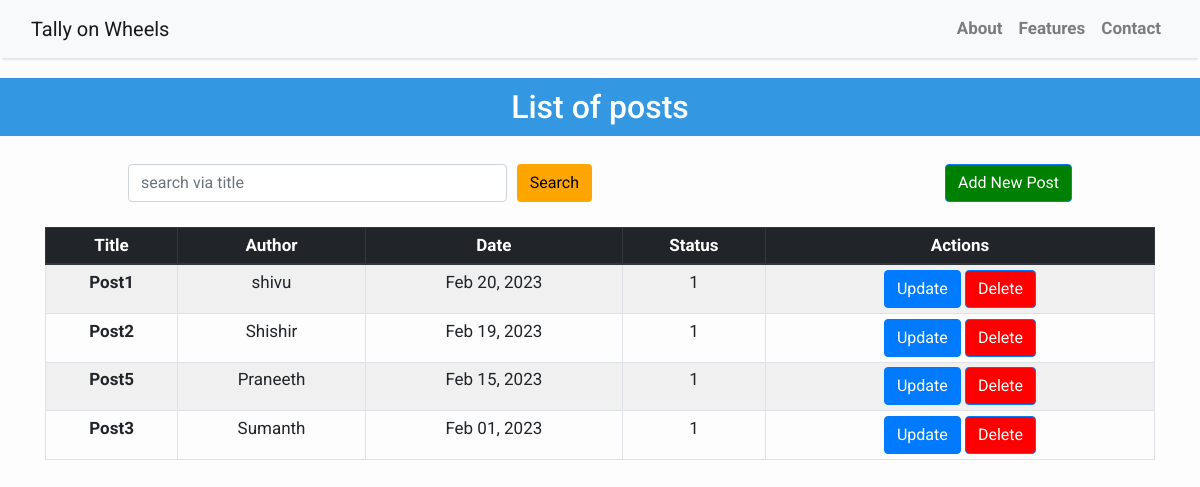
/show/, run on an earlier commit of the app's database.
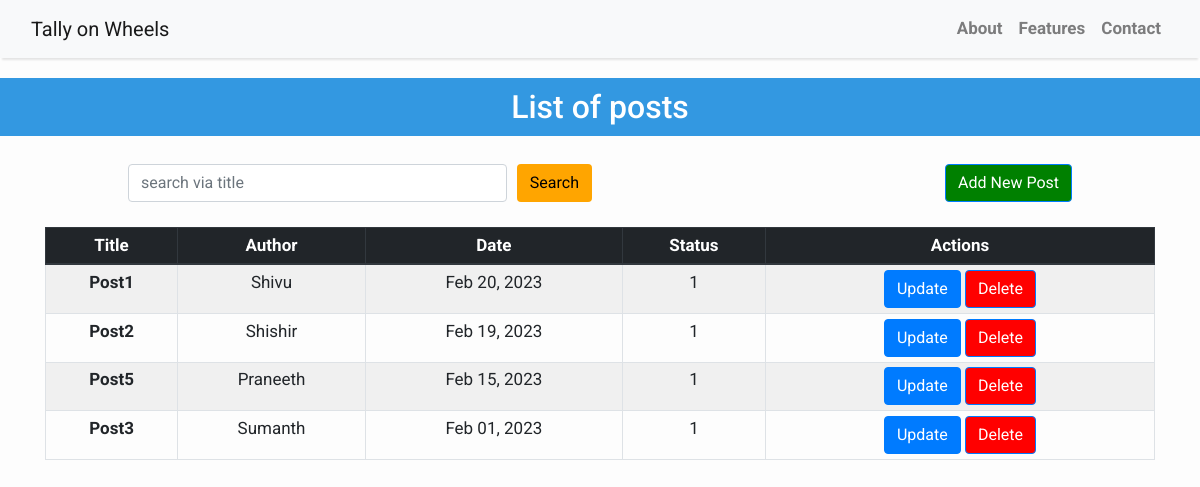
And on a later commit of the database.
### crud/models.py (models this page shows, shortened)
class Post(models.Model):
    title = models.CharField(max_length=200, unique=True)
    slug = models.SlugField(max_length=200,unique=True)
    author = models.CharField(max_length=10)
    content = models.TextField()
    created_on = models.DateTimeField()
    status = models.IntegerField(choices=STATUS, default=0)
    class Meta:
          ordering = ['-created_on']

### crud/views.py (the view)
# urls.py: path("show/",views.Myview.as_view()),
class Myview(ListView):
    model = Post
    template_name = "show.html"
    def get_queryset(self, *args, **kwargs):
        return Post.objects.all()

### templates/show.html (shortened to what this page needs)
    {% extends "base.html" %}
{% block content %}
    <h2>List of posts</h2>
    <div class="both" style="padding:20px;">
    <div class="form" style="margin-left:108px; width:40%; float:left; ">
    <form class="search" method="GET" action="/search/">
      <input class="form-control" type="text" name='post' placeholder="search via title">
      <button class='btn' style="background:Orange;margin-left:10px" type="submit">Search</button>
    </form>
    <br>
    </div>
    <div class="add" style="float:right; margin-right:108px;">
      <a href="/create" class="btn btn-primary" style="background-color:Green">Add New Post</a>
    </div>
  </div>
    <br>
<div class="container">
<table class="table table-bordered  table-sm table-striped">
    <thead class="thead-dark">
      <tr>
        <th scope="col">Title</th>
        <th scope="col">Author</th>
        <th scope="col">Date</th>
        <th scope="col">Status</th>
        <th scope="col">Actions</th>
      </tr>
    </thead>
    <tbody>
        {% for post in post_list%}
      <tr>
        <th scope="row">{{post.title}}</th>
        <td>{{post.author}}</td>
        <td>{{post.created_on|date:"M d, Y"}}</td>
        <td>{{post.status}}</td>
        <td>
            <a href="{% url 'update' post.id  %}" class="btn btn-primary" >Update</a>
            <a href="{% url 'delete' post.id  %}" class="btn btn-primary" style="background-color:Red">Delete</a>
        </td>
      </tr>
      {% endfor %}
    </tbody>
</table>
</div>
{%endblock%}

What changed in the data, as far as the page shows it:
changed Post "Post1": author "shivu" → "Shivu"
